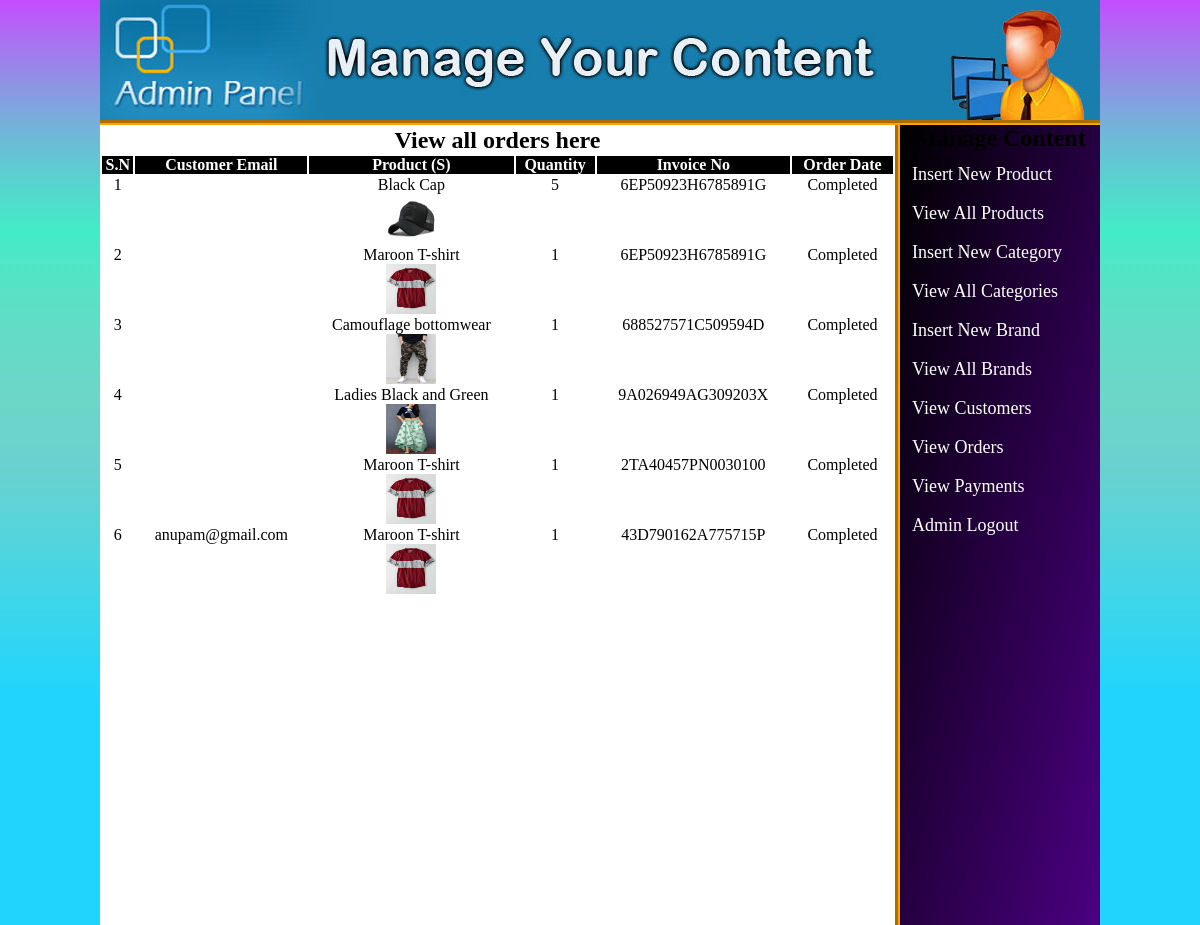
The app's page /adminarea/index.php?view_orders (signed in) with its own data.
### tables this page shows
CREATE TABLE `orders` (
  `order_id` int(11) NOT NULL,
  `user_id` int(11) NOT NULL,
  `product_id` int(11) NOT NULL,
  `qty` int(11) NOT NULL,
  `trx_id` varchar(255) NOT NULL,
  `p_status` varchar(20) NOT NULL
);

CREATE TABLE `products` (
  `product_id` int(100) NOT NULL,
  `product_cat` int(100) NOT NULL,
  `product_brand` int(100) NOT NULL,
  `product_title` varchar(255) NOT NULL,
  `product_price` int(100) NOT NULL,
  `product_desc` text NOT NULL,
  `product_image` text NOT NULL,
  `product_keywords` text NOT NULL
);

CREATE TABLE `user_info` (
  `user_id` int(10) NOT NULL,
  `first_name` varchar(100) NOT NULL,
  `last_name` varchar(100) NOT NULL,
  `email` varchar(300) NOT NULL,
  `password` varchar(300) NOT NULL,
  `mobile` varchar(10) NOT NULL,
  `address1` varchar(300) NOT NULL,
  `address2` varchar(11) NOT NULL
);

### adminarea/view_orders.php (the view, shortened to what this page needs)
<table width="795" align="center" bgcolor="white">
	<tr align="center">
		<td colspan="6"><h2>View all orders here</h2></td>
	</tr>
	<tr align="center" style="color:white" bgcolor="black">
		<th>S.N</th>
		<th>Customer Email</th>
		<th>Product (S)</th>
		<th>Quantity</th>
		<th>Invoice No</th>
		<th>Order Date</th>
	</tr>
	<?php
	include("db.php");
	$get_order = "select * from orders";
	$run_order = mysqli_query($con, $get_order);
	$i = 0;
	while ($row_order=mysqli_fetch_array($run_order)){
		$qty = $row_order['qty'];
		$pro_id = $row_order['product_id'];
		$c_id = $row_order['user_id'];
		$invoice_no = $row_order['trx_id'];
		$order_date = $row_order['p_status'];
		$i++;
		$get_pro = "select * from products where product_id='$pro_id'";
		$run_pro = mysqli_query($con, $get_pro);
		$row_pro=mysqli_fetch_array($run_pro);
		$pro_image = $row_pro['product_image'];
		$pro_title = $row_pro['product_title'];
		$get_c = "select * from user_info where user_id='$c_id'";
		$run_c = mysqli_query($con, $get_c);
		$row_c=mysqli_fetch_array($run_c);
		$c_email = $row_c['email'];
	?>
	<tr align="center">
		<td><?php echo $i;?></td>
		<td><?php echo $c_email; ?></td>
		<td>
		<?php echo $pro_title;?><br>
		<img src="product_images/<?php echo $pro_image;?>" width="50" height="50" />
		</td>
		<td><?php echo $qty;?></td>
		<td><?php echo $invoice_no;?></td>
		<td><?php echo $order_date;?></td>
	</tr>
	<?php } ?>
</table>

### adminarea/index.php (shortened to what this page needs)
<?php
if(!isset($_SESSION['user_email'])){
    echo "<script>window.open('login.php?not_admin=You are not an Admin!','_self')</script>";
}else{
?>
<!DOCTYPE>
<html>
    <head>
        <link rel="stylesheet" href="styles/style.css" media="all" />
    </head>
    <body>
        <div class="main_wrapper">
            <div id="header"></div>
            <div id="right">
                <h2 style="text-align:center;">Manage Content</h2>
                    <a href="index.php?insert_product">Insert New Product</a>
                    <a href="index.php?view_products">View All Products</a>
                    <a href="index.php?insert_cat">Insert New Category</a>
                    <a href="index.php?view_cats">View All Categories</a>
                    <a href="index.php?insert_brand">Insert New Brand</a>
                    <a href="index.php?view_brands">View All Brands</a>
                    <a href="index.php?view_customers">View Customers</a>
                    <a href="index.php?view_orders">View Orders</a>
                    <a href="index.php?view_payments">View Payments</a>
                    <a href="logout.php">Admin Logout</a>
            </div>
            <div id="left">
                <?php
                    if(isset($_GET['view_orders'])){
                        include("view_orders.php");
                    }
                ?>
            </div>
        </div>
    </body>
</html>
<?php
}
?>

### adminarea/styles/style.css (style rules this page uses)
html, body, div, span, applet, object, iframe, h1, h2, h3, h4, h5, h6, p, blockquote, pre, a, abbr, acronym, address, big, cite, code, del, dfn, em, img, ins, kbd, q, s, samp, small, strike, strong, sub, sup, tt, var, b, u, i, center, dl, dt, dd, ol, ul, li, fieldset, form, label, legend, table, caption, tbody, tfoot, thead, tr, th, td, article, aside, canvas, details, embed, figure, figcaption, footer, header, hgroup, menu, nav, output, ruby, section, summary, time, mark, audio, video { margin: 0; padding: 0; border: 0; vertical-align: baseline; }
body { background: linear-gradient(to bottom, #B721FF, #2AF598, #fec051, #FEE140, #FA709A ); background-size: 100%; background-repeat: round; }
body:before { content:''; position: fixed; top: 0; bottom: 0; width: 100%; z-index: -1; background: linear-gradient(to bottom, rgba(255,255,255,0.2), #21D4FD 75%); }
.main_wrapper { width: 1000px; height: auto; margin: auto; }
#header { width: 1000px; height: 120px; background-image:url(../images/bg-header.jpg); border-bottom: 5px groove orange; }
#left { width: 795px; height: 800px; background-image: url(../images/bg-body.gif); float: left; }
#right { width: 200px; height: 800px; float: right; border-left: 5px groove orange; background: linear-gradient(to right bottom, black, indigo); }
#right a { text-decoration: none; color: white; text-align: left; font-size: 18px; font-family: Palatino; padding: 6px; margin: 6px; display: block; }

### records on screen
orders: product.product_title "Black Cap", product.product_image (picture), qty "5", trx "6EP50923H6785891G", p_status "Completed"
orders: product.product_title "Maroon T-shirt", product.product_image (picture), qty "1", trx "6EP50923H6785891G", p_status "Completed"
orders: product.product_title "Camouflage bottomwear", product.product_image (picture), qty "1", trx "688527571C509594D", p_status "Completed"
orders: product.product_title "Ladies Black and Green", product.product_image (picture), qty "1", trx "9A026949AG309203X", p_status "Completed"
orders: product.product_title "Maroon T-shirt", product.product_image (picture), qty "1", trx "2TA40457PN0030100", p_status "Completed"
orders: user_info.email "anupam@gmail.com", product.product_title "Maroon T-shirt", product.product_image (picture), qty "1", trx "43D790162A775715P", p_status "Completed"
